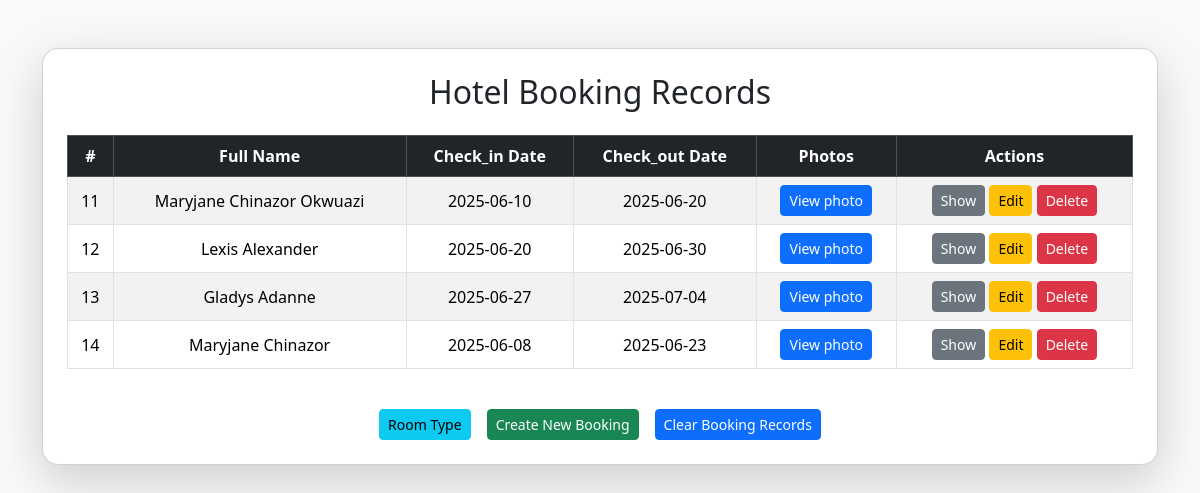
Screenshot of /index_records.php (signed in) with the database file from the repository.
### tables this page shows
CREATE TABLE `booking_records` (
  `id` int(11) NOT NULL,
  `full_name` varchar(255) NOT NULL,
  `email` varchar(255) NOT NULL,
  `phone_number` varchar(11) NOT NULL,
  `room_type` varchar(255) NOT NULL,
  `check_in_date` date NOT NULL,
  `check_out_date` date NOT NULL,
  `image_file` varchar(255) NOT NULL
);

### index_records.php (the view, shortened to what this page needs)
<?php
$conn = connectDB();
$sql = "SELECT * FROM booking_records";
$results = mysqli_query($conn, $sql);
if ($results === false) {
    echo mysqli_error($conn);
} else {
    $all_data = mysqli_fetch_all($results, MYSQLI_ASSOC);
}
?>
<!DOCTYPE html>
<html lang="en">
<head>
    <link href="https://cdn.jsdelivr.net/npm/bootstrap@5.3.6/dist/css/bootstrap.min.css" rel="stylesheet" />
</head>
<body class="bg-light">
    <div class="container py-5">
        <div class="card shadow-lg rounded-4">
            <div class="card-body p-4">
                <h2 class="mb-4 text-center">Hotel Booking Records</h2>
                <div class="table-responsive">
                    <table class="table table-striped table-bordered align-middle">
                        <thead class="table-dark text-center">
                            <tr>
                                <th>#</th>
                                <th>Full Name</th>
                                <th>Check_in Date</th>
                                <th>Check_out Date</th>
                                <th>Photos</th>
                                <th>Actions</th>
                            </tr>
                        </thead>
                        <?php if (!empty($all_data)): ?>
                            <tbody>
                            <tbody class="text-center">
                                <?php foreach ($all_data as $index => $data): ?>
                                    <tr>
                                        <td><?= htmlspecialchars($data['id']) ?></td>
                                        <td><?= htmlspecialchars($data['full_name']) ?></td>
                                        <td><?= htmlspecialchars($data['check_in_date']) ?></td>
                                        <td><?= htmlspecialchars($data['check_out_date']) ?></td>
                                        <td>
                                            <button type="button" class="btn btn-sm btn-primary" data-bs-toggle="modal" data-bs-target="#exampleModal<?= $data['id'] ?>">
                                                View photo
                                            </button>
                                        </td>
                                        <td>
                                            <a class="btn btn-sm btn-secondary" href="show.php?id=<?= $data['id'] ?>">Show</a>
                                            <a class="btn btn-sm btn-warning" href="edit.php?id=<?= $data['id'] ?>">Edit</a>
                                            <a class="btn btn-sm btn-danger" href="delete.php?id=<?= $data['id'] ?>">Delete</button>
                                        </td>
                                    </tr>
                                <?php endforeach; ?>
                            </tbody>
                        <?php else: ?>
                            <p>No booking records found.</p>
                        <?php endif; ?>
                    </table>
                </div>
                <div class="d-flex justify-content-center gap-3 mt-4">
                    <a href="/room_types.php" class="btn btn-sm btn-info">Room Type</a>
                    <a href="/index.php" class="btn btn-sm btn-success">Create New Booking</a>
                    <form method="POST">
                        <button type="button" class="btn btn-sm btn-primary" data-bs-toggle="modal" data-bs-target="#exampleModal">
                            Clear Booking Records
                        </button>
                </div>
            </div>
        </div>
    </div>
</body>
</html>

### rows the page displays
booking_records: id "11", full_name "Maryjane Chinazor Okwuazi", check_in_date "2025-06-10", check_out_date "2025-06-20"
booking_records: id "12", full_name "Lexis Alexander", check_in_date "2025-06-20", check_out_date "2025-06-30"
booking_records: id "13", full_name "Gladys Adanne", check_in_date "2025-06-27", check_out_date "2025-07-04"
booking_records: id "14", full_name "Maryjane Chinazor", check_in_date "2025-06-08", check_out_date "2025-06-23"
